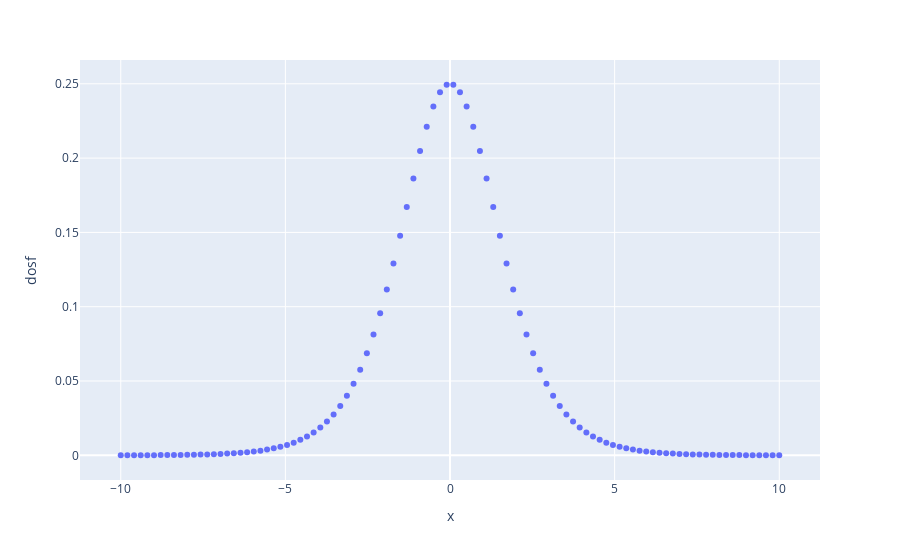

The code cell stored with this chart in its notebook:
### Markdown cell above
**3. Derivative of Sigmoid function**

### Code cell
x = np.linspace(-10,10,100)
d = 1 / (1 + np.exp(-x)) 
dosf = d * (1-d)
data=pd.DataFrame(dict(x=x, dosf=dosf))
fig = data.plot.scatter(x='x', y='dosf')
fig.show()
